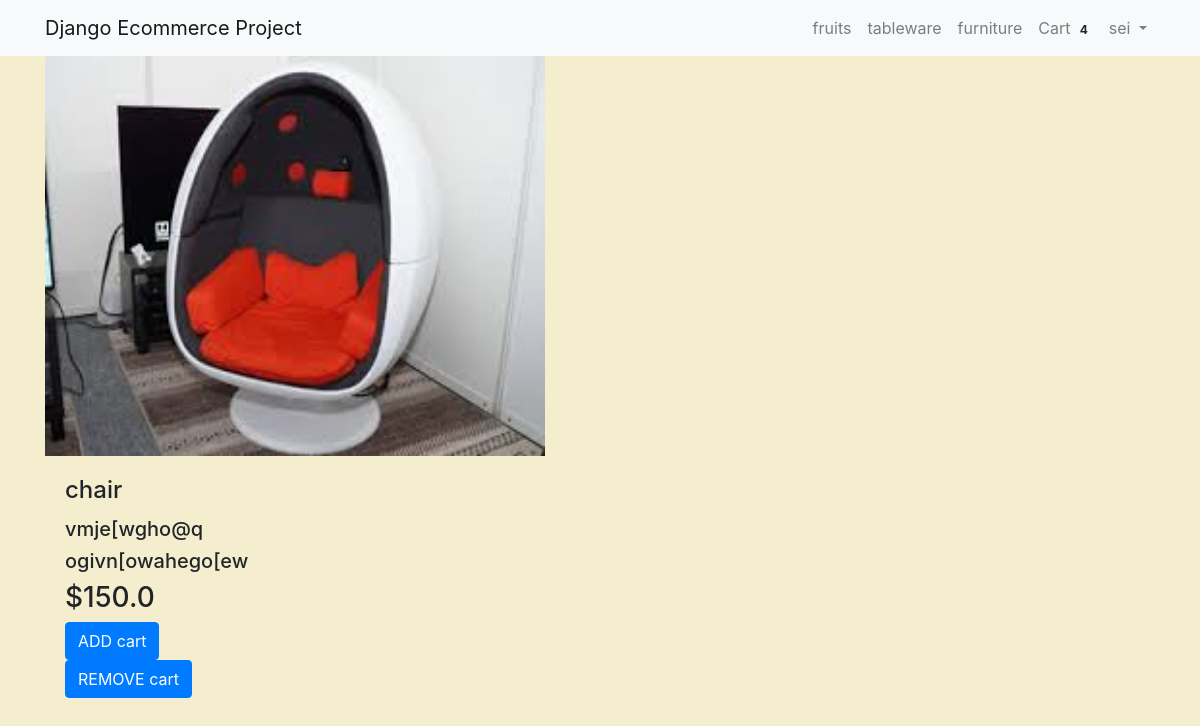
Screenshot of /detail/chair (signed in) with the database file from the repository.
### cart/models.py (models this page shows, shortened)
class Order(models.Model):
    orderitems  = models.ManyToManyField(Cart)
    user = models.ForeignKey(User, on_delete=models.CASCADE)
    ordered = models.BooleanField(default=False)
    created = models.DateTimeField(auto_now_add=True)

### products/models.py (models this page shows, shortened)
class Product(models.Model):
    mainimage=models.ImageField(upload_to='product/',blank=True)
    name=models.CharField(max_length=50)
    slug=models.SlugField()
    category=models.ForeignKey(Category,on_delete=models.CASCADE)
    preview_text=models.TextField(max_length=200, verbose_name='Preview Text')
    detail_text=models.TextField(max_length=200, verbose_name='Detail Text')
    price=models.FloatField()

### products/views.py (the view)
# urls.py: path('detail/<slug>',ProductDetail.as_view(),name='detail'),
class ProductDetail(LoginRequiredMixin,DetailView):
    model=Product

### cart/templatetags/cart_tag.py (called while the page is built)
@register.filter
def cart_total(user):
    order = Order.objects.filter(user=user, ordered=False)
    if order.exists():
    	return order[0].orderitems.count()
    else:
    	return 0

### products/templates/products/product_detail.html
{% extends "products/base.html" %}
{% block content %}
<div class="container">
        <div class="row">
                   <div class="col-md-4 col-lg-3">
               <img class="card-img-top"  src="/media/{{ object.mainimage }}" style="width: 500px; height: 400px;">
               <div class="card-body">
                 <h4 class="card-title">{{product.name}}</h4>
                 <h5>{{product.preview_text}}</h5>
                 <h5>{{product.detail_text}}</h5>
                 <h3>${{product.price}}</h3>
                 <a href="/cart/{{product.slug}}" class="btn btn-primary">ADD cart</a>
                 <a href="#" class="btn btn-primary">REMOVE cart</a>
        </div>
</div>
{% endblock %}

### products/templates/products/naver.html (shortened to what this page needs)
{%load cart_tag %}
<nav class="navbar navbar-expand-lg navbar-light bg-light">
    <div class="container">
    <a class="navbar-brand" href="/">Django Ecommerce Project</a>
    <div class="collapse navbar-collapse" id="navbarNav">
      <ul class="navbar-nav ml-auto">
        <li {% if request.path == 'contact' %}class="nav-item active"{% else %}class="nav-item"{% endif %}>
          <a class="nav-link" href="#">fruits <span class="sr-only">(current)</span></a>
        </li>
        <li class="nav-item">
          <a class="nav-link" href="#">tableware</a>
        </li>
        <li class="nav-item">
          <a class="nav-link" href="#">furniture</a>
        </li>
        {% if request.user.is_authenticated %}
        <li class="nav-item">
          <a class="nav-link" href="{% url 'mainapp:cart-home' %}">
             Cart
            <span class="badge badge-light">{{ request.user| cart_total }}</span>
          </a>
      </li>
        <li class="nav-item dropdown">
          <a class="nav-link dropdown-toggle" href="#" id="navbarDropdown" role="button" data-toggle="dropdown" aria-haspopup="true" aria-expanded="false">
             {{ request.user.username }}
          </a>
        </li>
        {% else %}
         <li class="nav-item">
             <a class="btn btn-primary" href="/accounts/login/">login / register</a>
        </li>
        {% endif %}
      </ul>
    </div>
    </div>
  </nav>

### rows the page displays
Product: mainimage (picture), name "chair", preview_text "vmje[wgho@q", detail_text "ogivn[owahego[ew", price "150.0"

### other values shown
{{ request.user| cart_total }} "4"
{{ request.user.username }} "sei"
